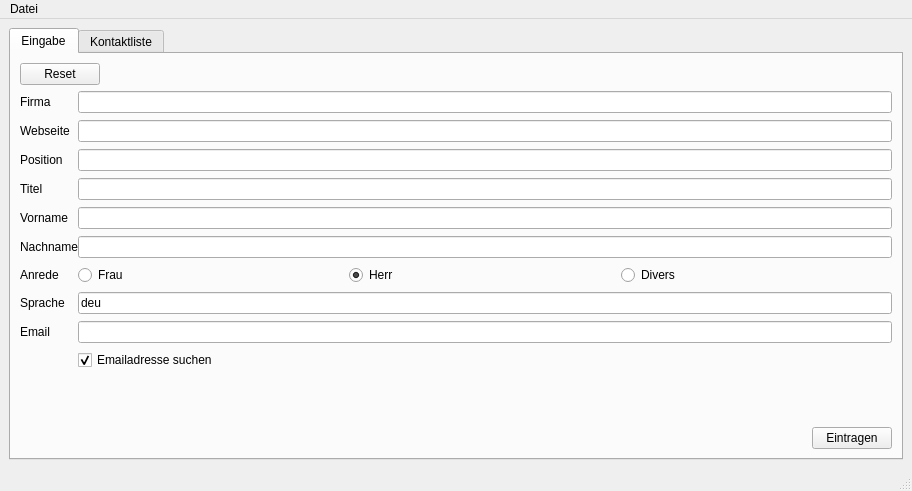
<?xml version="1.0" encoding="UTF-8"?>
<ui version="4.0">
 <class>MainWindow</class>
 <widget class="QMainWindow" name="MainWindow">
  <property name="geometry">
   <rect>
    <x>0</x>
    <y>0</y>
    <width>912</width>
    <height>491</height>
   </rect>
  </property>
  <property name="windowTitle">
   <string>MainWindow</string>
  </property>
  <widget class="QWidget" name="centralwidget">
   <layout class="QGridLayout" name="gridLayout">
    <item row="0" column="0">
     <widget class="QTabWidget" name="tabWidget">
      <property name="currentIndex">
       <number>0</number>
      </property>
      <widget class="QWidget" name="tab">
       <attribute name="title">
        <string>Eingabe</string>
       </attribute>
       <layout class="QGridLayout" name="gridLayout_2">
        <item row="2" column="1">
         <layout class="QHBoxLayout" name="horizontalLayout_3">
          <item>
           <spacer name="horizontalSpacer_3">
            <property name="orientation">
             <enum>Qt::Horizontal</enum>
            </property>
            <property name="sizeHint" stdset="0">
             <size>
              <width>40</width>
              <height>20</height>
             </size>
            </property>
           </spacer>
          </item>
          <item>
           <widget class="QPushButton" name="entryButton">
            <property name="text">
             <string>Eintragen</string>
            </property>
           </widget>
          </item>
         </layout>
        </item>
        <item row="1" column="1">
         <layout class="QGridLayout" name="gridLayout_3">
          <item row="0" column="0">
           <layout class="QFormLayout" name="formLayout">
            <property name="horizontalSpacing">
             <number>0</number>
            </property>
            <property name="verticalSpacing">
             <number>7</number>
            </property>
            <item row="0" column="0">
             <widget class="QLabel" name="label">
              <property name="text">
               <string>Firma</string>
              </property>
             </widget>
            </item>
            <item row="0" column="1">
             <widget class="QLineEdit" name="entryFirma"/>
            </item>
            <item row="1" column="0">
             <widget class="QLabel" name="label_2">
              <property name="text">
               <string>Webseite</string>
              </property>
             </widget>
            </item>
            <item row="1" column="1">
             <widget class="QLineEdit" name="entryDomain"/>
            </item>
            <item row="2" column="0">
             <widget class="QLabel" name="label_3">
              <property name="text">
               <string>Position</string>
              </property>
             </widget>
            </item>
            <item row="2" column="1">
             <widget class="QLineEdit" name="entryPosition"/>
            </item>
            <item row="3" column="0">
             <widget class="QLabel" name="label_4">
              <property name="text">
               <string>Titel</string>
              </property>
             </widget>
            </item>
            <item row="3" column="1">
             <widget class="QLineEdit" name="entryTitel"/>
            </item>
            <item row="4" column="0">
             <widget class="QLabel" name="label_5">
              <property name="text">
               <string>Vorname</string>
              </property>
             </widget>
            </item>
            <item row="4" column="1">
             <widget class="QLineEdit" name="entryVorname"/>
            </item>
            <item row="5" column="0">
             <widget class="QLabel" name="label_6">
              <property name="text">
               <string>Nachname</string>
              </property>
             </widget>
            </item>
            <item row="5" column="1">
             <widget class="QLineEdit" name="entryNachname"/>
            </item>
            <item row="6" column="0">
             <widget class="QLabel" name="label_7">
              <property name="text">
               <string>Anrede</string>
              </property>
             </widget>
            </item>
            <item row="6" column="1">
             <layout class="QHBoxLayout" name="horizontalLayout_2">
              <item>
               <widget class="QRadioButton" name="buttonFemale">
                <property name="text">
                 <string>Frau</string>
                </property>
               </widget>
              </item>
              <item>
               <widget class="QRadioButton" name="buttonMale">
                <property name="sizePolicy">
                 <sizepolicy hsizetype="Minimum" vsizetype="Fixed">
                  <horstretch>0</horstretch>
                  <verstretch>0</verstretch>
                 </sizepolicy>
                </property>
                <property name="text">
                 <string>Herr</string>
                </property>
                <property name="checked">
                 <bool>true</bool>
                </property>
               </widget>
              </item>
              <item>
               <widget class="QRadioButton" name="buttonDivers">
                <property name="sizePolicy">
                 <sizepolicy hsizetype="Minimum" vsizetype="Minimum">
                  <horstretch>0</horstretch>
                  <verstretch>0</verstretch>
                 </sizepolicy>
                </property>
                <property name="text">
                 <string>Divers</string>
                </property>
               </widget>
              </item>
             </layout>
            </item>
            <item row="7" column="0">
             <widget class="QLabel" name="label_8">
              <property name="text">
               <string>Sprache</string>
              </property>
             </widget>
            </item>
            <item row="7" column="1">
             <widget class="QLineEdit" name="entryLanguage">
              <property name="text">
               <string>deu</string>
              </property>
             </widget>
            </item>
            <item row="8" column="0">
             <widget class="QLabel" name="label_9">
              <property name="text">
               <string>Email</string>
              </property>
             </widget>
            </item>
            <item row="8" column="1">
             <widget class="QLineEdit" name="entryMail"/>
            </item>
            <item row="9" column="0">
             <spacer name="horizontalSpacer">
              <property name="orientation">
               <enum>Qt::Horizontal</enum>
              </property>
              <property name="sizeHint" stdset="0">
               <size>
                <width>40</width>
                <height>20</height>
               </size>
              </property>
             </spacer>
            </item>
            <item row="9" column="1">
             <widget class="QCheckBox" name="checkBoxSearch">
              <property name="text">
               <string>Emailadresse suchen</string>
              </property>
              <property name="checked">
               <bool>true</bool>
              </property>
             </widget>
            </item>
           </layout>
          </item>
         </layout>
        </item>
        <item row="0" column="1">
         <layout class="QHBoxLayout" name="horizontalLayout_4">
          <item>
           <widget class="QPushButton" name="resetButton">
            <property name="text">
             <string>Reset</string>
            </property>
           </widget>
          </item>
          <item>
           <spacer name="horizontalSpacer_4">
            <property name="orientation">
             <enum>Qt::Horizontal</enum>
            </property>
            <property name="sizeHint" stdset="0">
             <size>
              <width>40</width>
              <height>20</height>
             </size>
            </property>
           </spacer>
          </item>
         </layout>
        </item>
       </layout>
      </widget>
      <widget class="QWidget" name="tab_2">
       <attribute name="title">
        <string>Kontaktliste</string>
       </attribute>
       <layout class="QGridLayout" name="gridLayout_4">
        <item row="1" column="4">
         <widget class="QPushButton" name="exportButton">
          <property name="text">
           <string>Export</string>
          </property>
         </widget>
        </item>
        <item row="1" column="3">
         <widget class="QPushButton" name="saveButton">
          <property name="text">
           <string>Save Changes</string>
          </property>
         </widget>
        </item>
        <item row="0" column="0" colspan="5">
         <widget class="QTableWidget" name="tableWidget">
          <attribute name="horizontalHeaderCascadingSectionResizes">
           <bool>true</bool>
          </attribute>
          <attribute name="horizontalHeaderDefaultSectionSize">
           <number>80</number>
          </attribute>
          <attribute name="horizontalHeaderStretchLastSection">
           <bool>true</bool>
          </attribute>
          <column>
           <property name="text">
            <string>Firma</string>
           </property>
          </column>
          <column>
           <property name="text">
            <string>Domain</string>
           </property>
          </column>
          <column>
           <property name="text">
            <string>Position</string>
           </property>
          </column>
          <column>
           <property name="text">
            <string>Titel</string>
           </property>
          </column>
          <column>
           <property name="text">
            <string>Anrede</string>
           </property>
          </column>
          <column>
           <property name="text">
            <string>Vorname</string>
           </property>
          </column>
          <column>
           <property name="text">
            <string>Nachname</string>
           </property>
          </column>
          <column>
           <property name="text">
            <string>Sprache</string>
           </property>
          </column>
          <column>
           <property name="text">
            <string>Email</string>
           </property>
          </column>
          <column>
           <property name="text">
            <string>Email-Liste</string>
           </property>
          </column>
         </widget>
        </item>
        <item row="1" column="0">
         <widget class="QPushButton" name="deleteButton">
          <property name="text">
           <string>ClearAll</string>
          </property>
         </widget>
        </item>
        <item row="1" column="2">
         <spacer name="horizontalSpacer_2">
          <property name="orientation">
           <enum>Qt::Horizontal</enum>
          </property>
          <property name="sizeHint" stdset="0">
           <size>
            <width>40</width>
            <height>20</height>
           </size>
          </property>
         </spacer>
        </item>
        <item row="1" column="1">
         <widget class="QLabel" name="hinweisLabel">
          <property name="text">
           <string>Ein Versehen? - Schließen ohne Speichern!</string>
          </property>
         </widget>
        </item>
       </layout>
      </widget>
     </widget>
    </item>
   </layout>
  </widget>
  <widget class="QMenuBar" name="menubar">
   <property name="geometry">
    <rect>
     <x>0</x>
     <y>0</y>
     <width>912</width>
     <height>24</height>
    </rect>
   </property>
   <widget class="QMenu" name="menuDatei">
    <property name="title">
     <string>Datei</string>
    </property>
    <addaction name="actionSave"/>
    <addaction name="actionExport"/>
   </widget>
   <addaction name="menuDatei"/>
  </widget>
  <widget class="QStatusBar" name="statusbar"/>
  <action name="actionSave">
   <property name="text">
    <string>Save</string>
   </property>
  </action>
  <action name="actionExport">
   <property name="text">
    <string>Export</string>
   </property>
  </action>
 </widget>
 <resources/>
 <connections/>
</ui>
